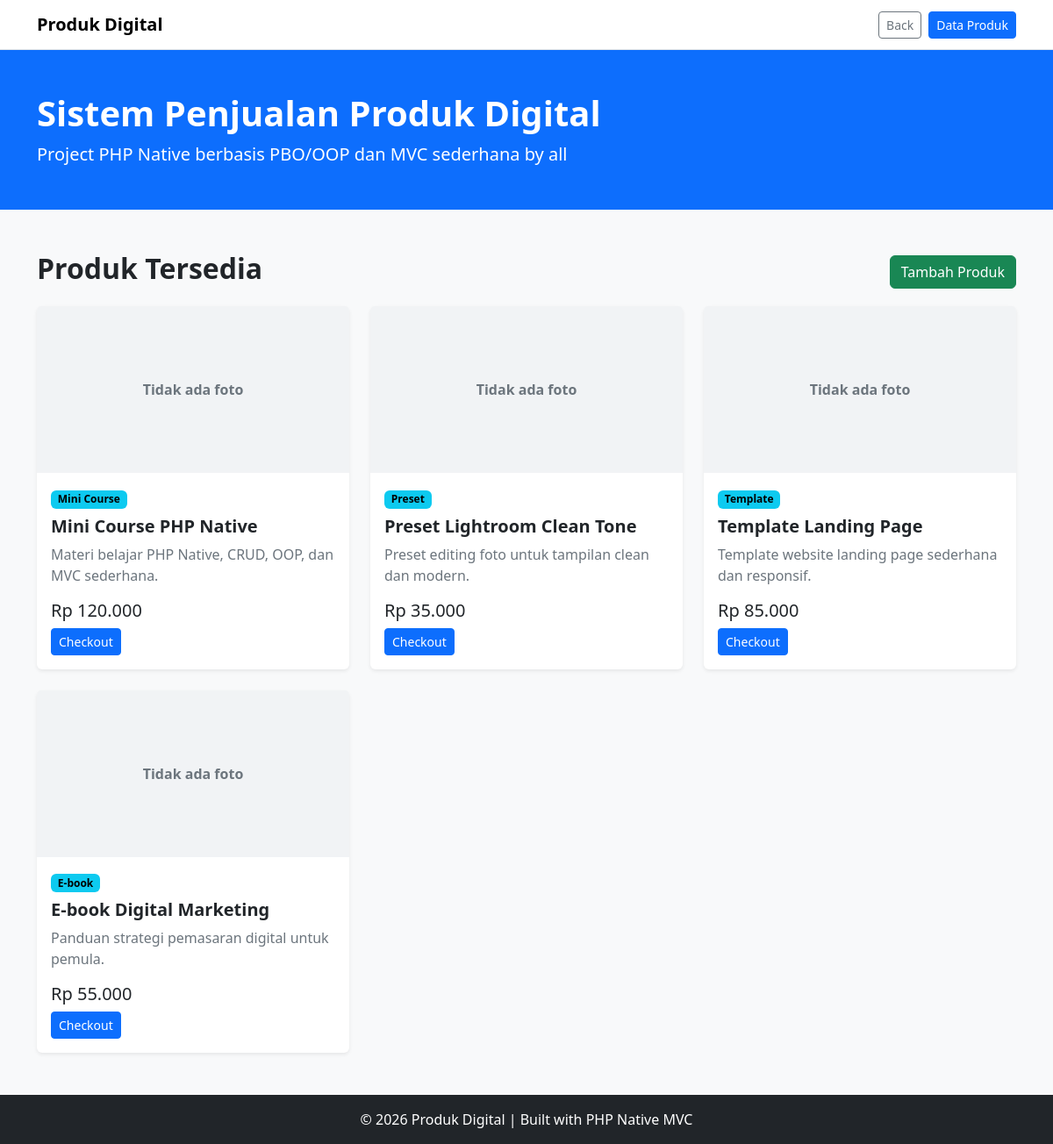
The page / on the database its author committed.
### tables this page shows
CREATE TABLE produk (
    id INT AUTO_INCREMENT PRIMARY KEY,
    kategori_id INT NOT NULL,
    nama_produk VARCHAR(150) NOT NULL,
    harga DECIMAL(12,2) NOT NULL,
    deskripsi TEXT NOT NULL,
    foto VARCHAR(255) NOT NULL DEFAULT '',
    link_foto VARCHAR(255) NOT NULL DEFAULT '',
    CONSTRAINT fk_produk_kategori
        FOREIGN KEY (kategori_id) REFERENCES kategori(id)
        ON UPDATE CASCADE
        ON DELETE RESTRICT
);

CREATE TABLE kategori (
    id INT AUTO_INCREMENT PRIMARY KEY,
    nama_kategori VARCHAR(100) NOT NULL
);

### controllers/ProdukController.php (called while the page is built, shortened)
<?php
require_once __DIR__ . "/../config/Database.php";
if (!function_exists('rupiah')) {
    function rupiah($angka): string
    {
        return "Rp " . number_format((float) $angka, 0, ',', '.');
    }
}
if (!function_exists('e')) {
    function e($text): string
    {
        return htmlspecialchars((string) $text, ENT_QUOTES, 'UTF-8');
    }
}
class Produk
{
    private mysqli $conn;
    public function __construct(mysqli $db)
    {
        $this->conn = $db;
    }
    public function getAll(): mysqli_result
    {
        return $this->conn->query("SELECT produk.*, kategori.nama_kategori
            FROM produk
            JOIN kategori ON produk.kategori_id = kategori.id
            ORDER BY produk.id DESC");
    }
}
class ProdukController
{
    private Produk $produk;
    public function __construct()
    {
        $this->db = (new Database())->connect();
        $this->produk = new Produk($this->db);
    }
    public function home(): void
    {
        $produk = $this->produk->getAll();
        include_once __DIR__ . "/../views/home.php";
    }
}

### index.php (called while the page is built, shortened)
<?php
require_once __DIR__ . "/controllers/ProdukController.php";
$page = $_GET['page'] ?? 'home';
$action = $_GET['action'] ?? 'index';
if ($page === 'produk') {
    $controller = new ProdukController();
} elseif ($page === 'kategori') {
    $controller = new KategoriController();
} elseif ($page === 'pesanan') {
    $controller = new PesananController();
} else {
    $controller = new ProdukController();
    $action = 'home';
}
$controller->$action();

### config/Database.php (called while the page is built, shortened)
<?php
class Database
{
    private string $host = "localhost";
    private string $user = "root";
    private string $pass = "";
    private string $db = "digital_store_simple";
    public function connect(): mysqli
    {
        $conn = new mysqli($this->host, $this->user, $this->pass);
        $conn->query("CREATE DATABASE IF NOT EXISTS {$this->db}");
        $conn->select_db($this->db);
        $conn->set_charset("utf8mb4");
        $this->setupDatabase($conn);
        return $conn;
    }
    private function setupDatabase(mysqli $conn): void
    {
        $conn->query("CREATE TABLE IF NOT EXISTS kategori (
            id INT AUTO_INCREMENT PRIMARY KEY,
            nama_kategori VARCHAR(100) NOT NULL
        )");
        $conn->query("CREATE TABLE IF NOT EXISTS produk (
            id INT AUTO_INCREMENT PRIMARY KEY,
            kategori_id INT NOT NULL,
            nama_produk VARCHAR(150) NOT NULL,
            harga DECIMAL(12,2) NOT NULL,
            deskripsi TEXT NOT NULL,
            foto VARCHAR(255) NOT NULL DEFAULT '',
            link_foto VARCHAR(255) NOT NULL DEFAULT '',
            FOREIGN KEY (kategori_id) REFERENCES kategori(id)
            ON UPDATE CASCADE ON DELETE RESTRICT
        )");
        $fotoColumn = $conn->query("SHOW COLUMNS FROM produk LIKE 'foto'");
        $linkFotoColumn = $conn->query("SHOW COLUMNS FROM produk LIKE 'link_foto'");
        $conn->query("CREATE TABLE IF NOT EXISTS pesanan (
            id INT AUTO_INCREMENT PRIMARY KEY,
            nama_pembeli VARCHAR(100) NOT NULL,
            email VARCHAR(100) NOT NULL,
            produk_id INT NOT NULL,
            total DECIMAL(12,2) NOT NULL,
            status VARCHAR(30) NOT NULL DEFAULT 'Menunggu Pembayaran',
            FOREIGN KEY (produk_id) REFERENCES produk(id)
            ON UPDATE CASCADE ON DELETE RESTRICT
        )");
        $jumlahKategori = $conn->query("SELECT COUNT(*) AS total FROM kategori")->fetch_assoc()['total'];
        $jumlahProduk = $conn->query("SELECT COUNT(*) AS total FROM produk")->fetch_assoc()['total'];
    }
}

### views/home.php (the view, shortened to what this page needs)
<!doctype html>
<html lang="id">
<head>
    <link href="https://cdn.jsdelivr.net/npm/bootstrap@5.3.3/dist/css/bootstrap.min.css" rel="stylesheet">
</head>
<body class="bg-light">
<nav class="navbar navbar-expand-lg bg-white border-bottom">
    <div class="container">
        <a class="navbar-brand fw-bold" href="index.php">Produk Digital</a>
        <div class="d-flex gap-2">
            <button type="button" class="btn btn-outline-secondary btn-sm" onclick="if(document.referrer !== '') { history.back(); } else { window.location.href='index.php'; }">Back</button>
            <a class="btn btn-primary btn-sm" href="index.php?page=produk">Data Produk</a>
        </div>
    </div>
</nav>
<section class="bg-primary text-white py-5">
    <div class="container">
        <h1 class="fw-bold">Sistem Penjualan Produk Digital</h1>
        <p class="lead mb-0">Project PHP Native berbasis PBO/OOP dan MVC sederhana by all</p>
    </div>
</section>
<main class="container py-5">
    <div class="d-flex justify-content-between align-items-center mb-3">
        <h2 class="fw-bold">Produk Tersedia</h2>
        <a class="btn btn-success" href="index.php?page=produk&action=tambah">Tambah Produk</a>
    </div>
    <div class="row g-4">
        <?php while ($row = $produk->fetch_assoc()): ?>
            <?php
            $imgSrc = '';
            $hasFoto = $imgSrc !== '';
            ?>
            <div class="col-md-6 col-lg-4">
                <div class="card h-100 shadow-sm border-0">
                    <?php if ($hasFoto): ?>
                        <img src="<?= e($imgSrc); ?>" class="card-img-top product-img" alt="<?= e($row['nama_produk']); ?>">
                    <?php else: ?>
                        <div class="card-img-top no-photo-box">Tidak ada foto</div>
                    <?php endif; ?>
                    <div class="card-body">
                        <span class="badge text-bg-info mb-2"><?= e($row['nama_kategori']); ?></span>
                        <h5 class="fw-bold"><?= e($row['nama_produk']); ?></h5>
                        <p class="text-secondary"><?= e($row['deskripsi']); ?></p>
                        <h5><?= rupiah($row['harga']); ?></h5>
                        <a class="btn btn-primary btn-sm" href="index.php?page=pesanan&action=checkout&produk_id=<?= $row['id']; ?>">Checkout</a>
                    </div>
                </div>
            </div>
        <?php endwhile; ?>
    </div>
</main>
<footer class="bg-dark text-white text-center py-3 mt-auto">
    <div class="container">
        &copy; 2026 Produk Digital | Built with PHP Native MVC
    </div>
</footer>
</body>
</html>

### views/home.php (style rules this page uses)
body { min-height: 100vh; display: flex; flex-direction: column; }
main { flex: 1; }
.no-photo-box { height: 190px; background: #f1f3f5; color: #6c757d; display: flex; align-items: center; justify-content: center; font-weight: 600; }

### rows shown on the page
produk: kategori.nama_kategori "Mini Course", nama_produk "Mini Course PHP Native", deskripsi "Materi belajar PHP Native, CRUD, OOP, dan MVC sederhana.", harga "Rp 120.000"
produk: kategori.nama_kategori "Preset", nama_produk "Preset Lightroom Clean Tone", deskripsi "Preset editing foto untuk tampilan clean dan modern.", harga "Rp 35.000"
produk: kategori.nama_kategori "Template", nama_produk "Template Landing Page", deskripsi "Template website landing page sederhana dan responsif.", harga "Rp 85.000"
produk: kategori.nama_kategori "E-book", nama_produk "E-book Digital Marketing", deskripsi "Panduan strategi pemasaran digital untuk pemula.", harga "Rp 55.000"
